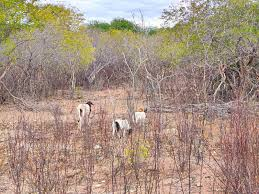
#> input picture test_images/img2.jpg, 259 x 194 px
$ python -i ignisalert.py   (imports and definitions only)
#> lines starting #> are read from the running program, lines starting #| are printed output that depends on the picture; after the words box and inside, x2 and y2 are one past the last pixel; in counts of white or black regions, pixels touching at a corner belong together
#> further down, picture is the input picture: shape (194, 259, 3); mean B, G, R 129.8, 145.8, 166.2
import cv2
import requests
import time
import math
import smtplib
import numpy as np
from email.mime.text import MIMEText
from email.mime.multipart import MIMEMultipart
from email.mime.image import MIMEImage
from ultralytics import YOLO
from datetime import datetime
from dotenv import load_dotenv
import os

# [1 line not run here, left out]

# ============================================================
# CONFIGURATION
# ============================================================

MODEL_PATH           = "best.pt"
SENDER_EMAIL         = os.getenv("SENDER_EMAIL")
SENDER_PASSWORD      = os.getenv("SENDER_PASSWORD")
RECEIVER_EMAIL       = os.getenv("RECEIVER_EMAIL")
WEATHER_API_KEY      = os.getenv("WEATHER_API_KEY")
LOCATION_LAT         = 28.6139
LOCATION_LON         = 77.2090
CONFIDENCE_THRESHOLD = 0.375
ALERT_COOLDOWN       = 60

# Dry vegetation detection threshold
# If more than 30% of frame is yellow-brown, flag as dry vegetation
DRY_VEG_THRESHOLD    = 0.30

# ============================================================
# RISK LEVELS per detected class
# ============================================================

DETECTION_RISK = {
    "fire":           (4, "CRITICAL", "Active fire detected!"),
    "smoke":          (3, "HIGH",     "Smoke detected — possible fire nearby"),
    "smoke_wisp":     (2, "MODERATE", "Faint smoke detected — monitor closely"),
    "dry_vegetation": (1, "LOW",      "Dry vegetation detected — elevated fire risk"),
}

# ============================================================
# DRY VEGETATION DETECTION (Color-based, no training needed)
# Uses HSV color space to detect yellow-brown hues
# typical of dry grass and parched vegetation
# ============================================================

def detect_dry_vegetation(frame):
    """
    Detects dry vegetation using HSV color analysis.
    Dry grass/vegetation appears yellow-brown (hue 15-35 in HSV).

    Returns:
        is_dry    : bool — True if significant dry vegetation detected
        ratio     : float — proportion of frame with dry vegetation color
        mask      : the detection mask (for visualization)
    """
    hsv = cv2.cvtColor(frame, cv2.COLOR_BGR2HSV)
#> hsv: shape (194, 259, 3); mean H, S, V 24.5, 62, 168

    # Yellow-brown HSV range (dry grass, parched vegetation)
    lower = np.array([15, 40, 40])
    upper = np.array([35, 255, 200])

    mask = cv2.inRange(hsv, lower, upper)
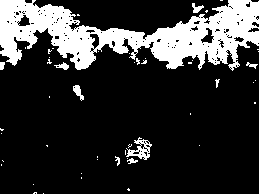
#> mask: shape (194, 259); 19.7% white; 50 white regions (40 under 20 px), largest, box (x1, y1, x2, y2) and area: (0, 0, 259, 71) 9147, (126, 137, 152, 160) 245, (73, 85, 84, 101) 85

    # Remove small noise using morphological operations
    kernel     = np.ones((5, 5), np.uint8)
    mask       = cv2.morphologyEx(mask, cv2.MORPH_OPEN, kernel)
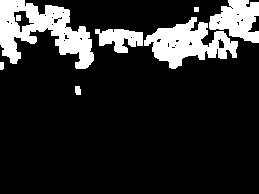
#> mask: shape (194, 259); 15.9% white; 8 white regions, largest, box (x1, y1, x2, y2) and area: (0, 0, 94, 69) 3295, (144, 17, 238, 69) 2448, (209, 0, 259, 43) 1399
    mask       = cv2.morphologyEx(mask, cv2.MORPH_CLOSE, kernel)
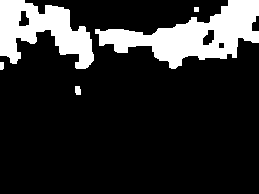
#> mask: shape (194, 259); 17.2% white; 5 white regions, box (x1, y1, x2, y2) and area: (95, 0, 259, 69) 4993, (0, 0, 94, 69) 3547, (75, 86, 81, 95) 49, (0, 62, 4, 70) 31, (194, 7, 199, 12) 25

    dry_pixels = np.sum(mask > 0)
#> dry_pixels = 8645
    total_pixels = mask.size
#> total_pixels = 50246
    ratio      = dry_pixels / total_pixels
#> ratio = 0.172

    is_dry = ratio > DRY_VEG_THRESHOLD
#> is_dry = False

    return is_dry, round(ratio, 3), mask


# [389 lines left out: functions draw_dry_vegetation_overlay, send_email_alert, calculate_fwi, get_weather_risk, assess_combined_risk, build_email and 1 more, not called in this run]


# ============================================================
# RUN
# ============================================================

# [2 lines not run here, left out]

>>> import cv2
>>> picture = cv2.imread('test_images/img2.jpg')
>>> result = detect_dry_vegetation(picture)

$ run again, on test_images/img4.jpg
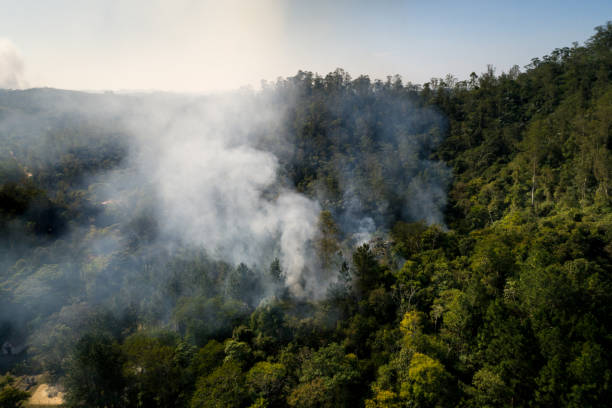
#> input picture test_images/img4.jpg, 612 x 408 px
#> picture is the input picture: shape (408, 612, 3); mean B, G, R 94, 102.6, 98
#> hsv: shape (408, 612, 3); mean H, S, V 58.5, 84.9, 106.2
#> in detect_dry_vegetation, `mask = cv2.inRange(hsv, lower, upper)`:
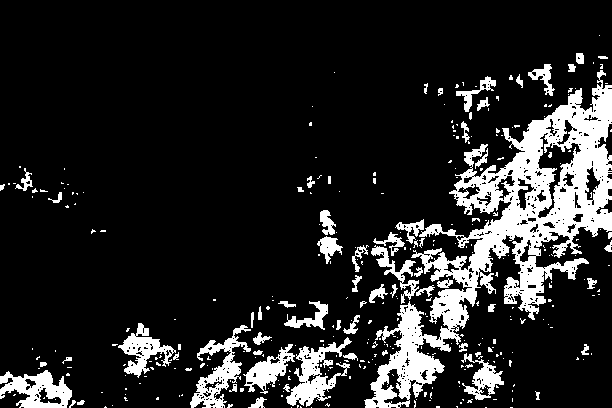
#> mask: shape (408, 612); 14.8% white; 336 white regions (269 under 20 px), largest, box (x1, y1, x2, y2) and area: (364, 70, 612, 408) 22141, (286, 337, 352, 407) 1751, (190, 325, 251, 408) 1681
#> in detect_dry_vegetation, `mask       = cv2.morphologyEx(mask, cv2.MORPH_CLOSE, kernel)`:
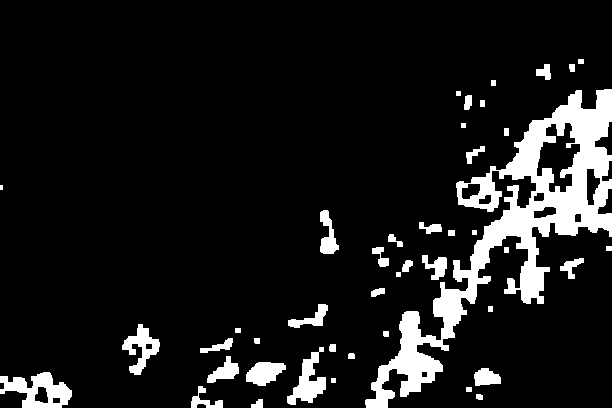
#> mask: shape (408, 612); 10.3% white; 44 white regions (1 under 20 px), largest, box (x1, y1, x2, y2) and area: (365, 89, 612, 408) 17436, (0, 372, 72, 408) 1405, (287, 347, 326, 405) 982
#> dry_pixels = 25773
#> ratio = 0.103
#> is_dry = False

$ run again, on test_images/test2.jpg
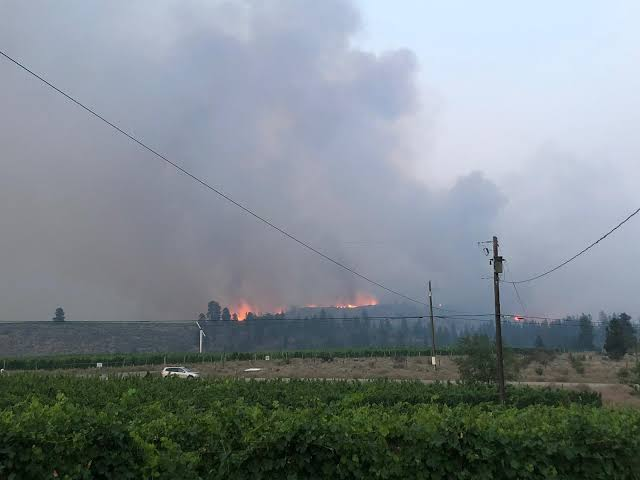
#> input picture test_images/test2.jpg, 640 x 480 px
#> picture is the input picture: shape (480, 640, 3); mean B, G, R 140.5, 135.1, 125.7
#> hsv: shape (480, 640, 3); mean H, S, V 93.8, 55.3, 146.4
#> in detect_dry_vegetation, `mask = cv2.inRange(hsv, lower, upper)`:
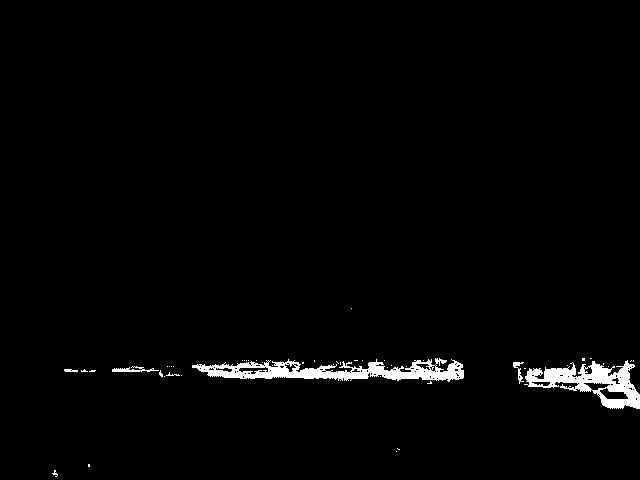
#> mask: shape (480, 640); 1.9% white; 49 white regions (43 under 20 px), largest, box (x1, y1, x2, y2) and area: (192, 358, 464, 382) 3154, (524, 360, 640, 409) 2410, (112, 366, 159, 372) 134, (513, 362, 524, 384) 86, (64, 369, 78, 372) 34, (166, 372, 180, 376) 21
#> in detect_dry_vegetation, `mask       = cv2.morphologyEx(mask, cv2.MORPH_OPEN, kernel)`:
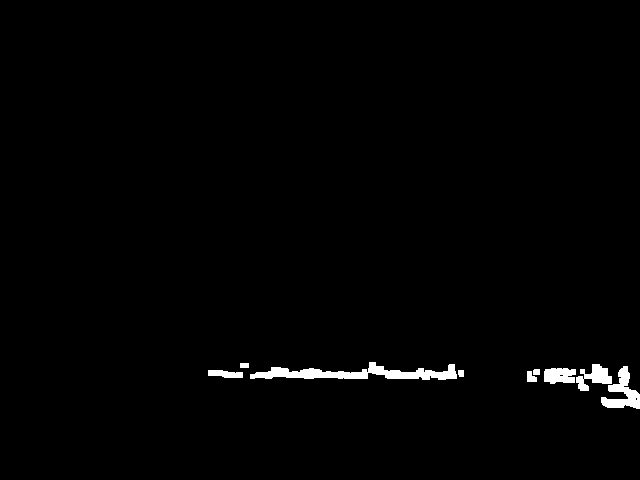
#> mask: shape (480, 640); 1.3% white; 9 white regions, largest, box (x1, y1, x2, y2) and area: (250, 362, 457, 380) 1715, (601, 366, 640, 409) 770, (576, 364, 612, 391) 505
#> dry_pixels = 4021
#> ratio = 0.0131
#> is_dry = False
